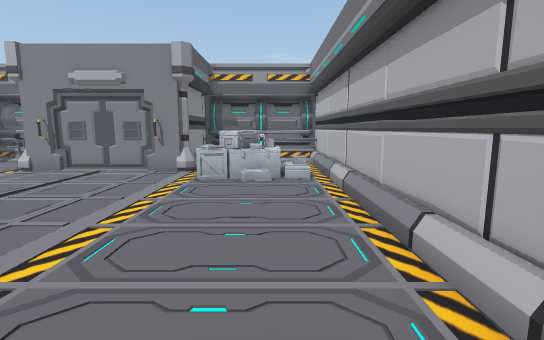
view 1 (above)

16 first-person views from a walk through a 3-D level made in the Unity game engine. The camera is 1.4 m above the floor, tilts 8° down and sees 85° across. The floor is counted in squares, 1 m on a side. Each view is taken from the middle of a square. On the plan, view 1 faces up. The plan holds only what a view shows up to about 14 squares ahead; the rest is blank. Some surface patterns are stand-ins.

view 2
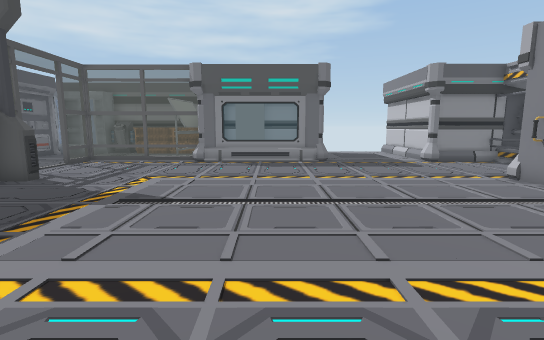

view 3
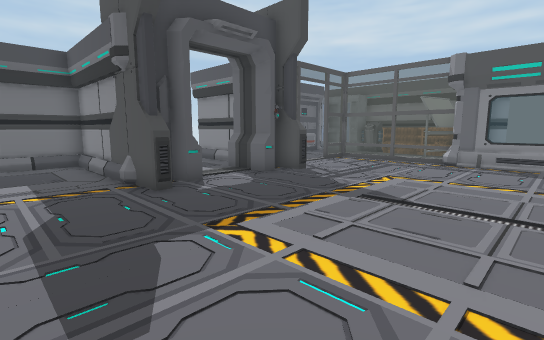

view 4
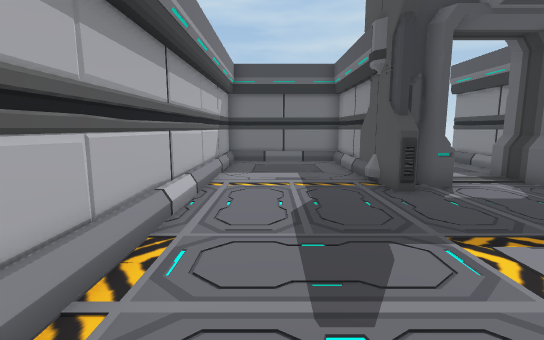

view 5
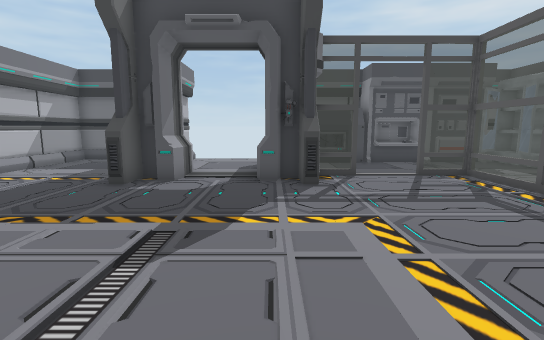

view 6
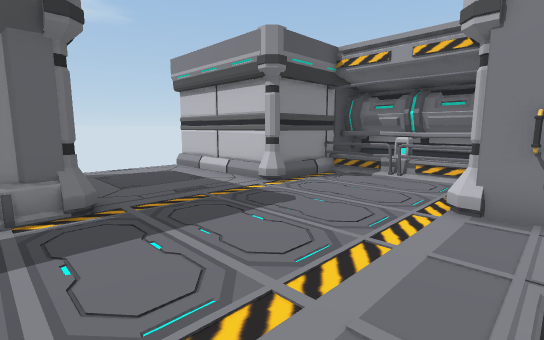

view 7
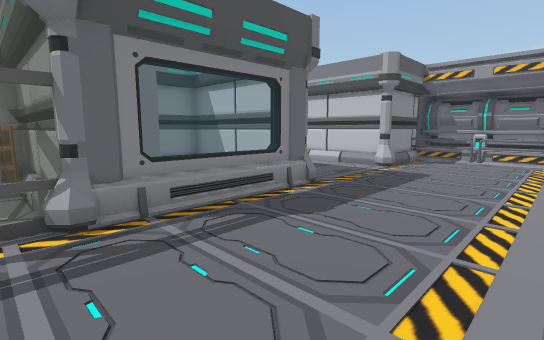

view 8
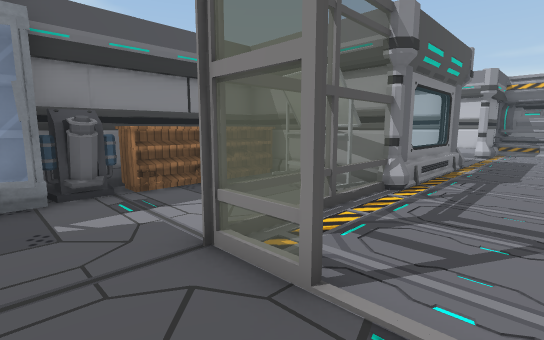

view 9
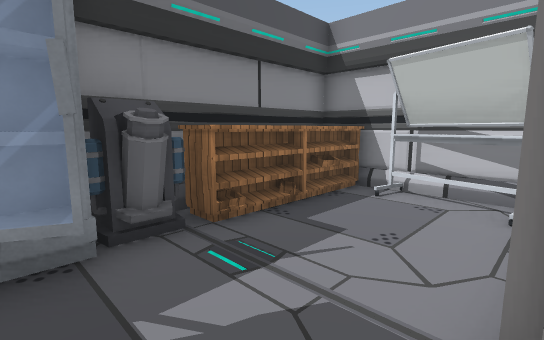

view 10
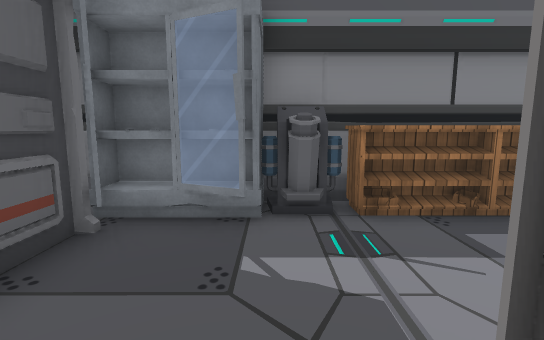

view 11
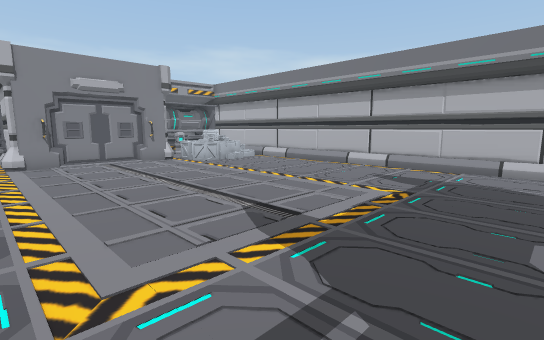

view 12
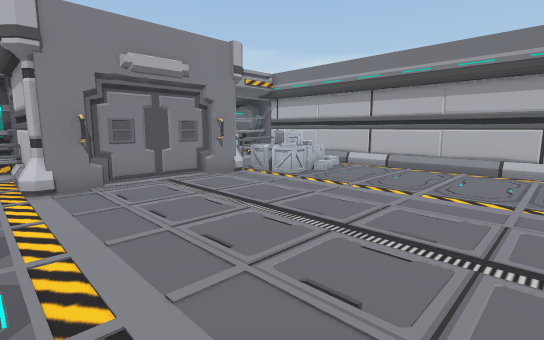

view 13
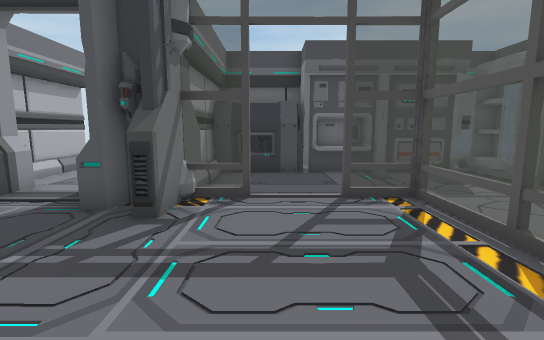

view 14
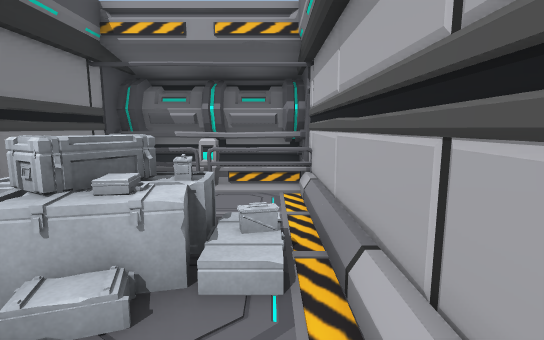

view 15
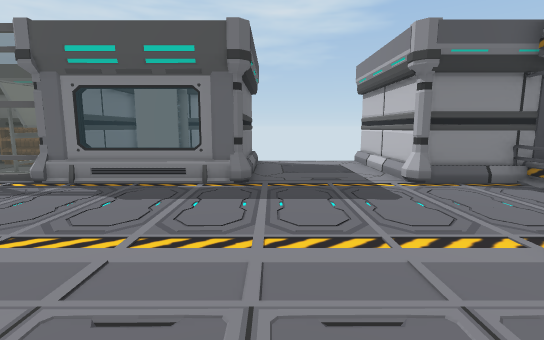

view 16
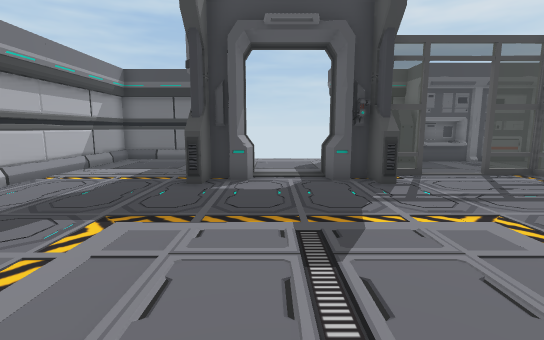

### Floor plan
Key: @ floor where view 1 was taken; # wall or solid block; . floor; = window, fence, low wall or low ledge; ^ raised ledge; P pillar; C counter; T tank; O other object.
Columns run from 18 left of view 1 to 2 right of it. Each row starts with its distance up from view 1.
 14      ######
 13      #^^^^#
 12      #....#    ######
 11      #....##  ##....#
 10 #####P....P####POOO.#
  9  ...............OOOO#
  8  ...............OO..#
  7  ...................#
  6  ...................#
  5 #####P..............#
  4 #    =..............#
  3 #    =..............#
  2 #OO  =..............#
  1 #OO  =..............#
  0 #####P............@.#
 -1 #COOO=..............#
 -2 #C...=..............#
 -3 #C...=..............#
 -4 #C...=....P#..#P....#
 -5 #T...#=..=P#..#P....#
 -6 #T........P#.. P....#
 -7  OO.......#....#....#
 -8  OO..OO.OO#....#....#
 -9  OOOO#O#OO#....#....#
-10 ##     #  #    ######

Positions as (right, up) in squares from view 1, and headings:
1: (0, 0), facing up
2: (0, 3), facing left
3: (0, 3), facing down-left
4: (0, 3), facing down
5: (-7, 4), facing down
6: (-7, 4), facing up-left
7: (-8, -1), facing up-left
8: (-10, -7), facing up-left
9: (-13, -7), facing up-left
10: (-12, -6), facing left
11: (-9, -3), facing up-right
12: (-9, 2), facing up-right
13: (-10, 1), facing down
14: (1, 6), facing up
15: (-5, 6), facing left
16: (-5, 4), facing down
